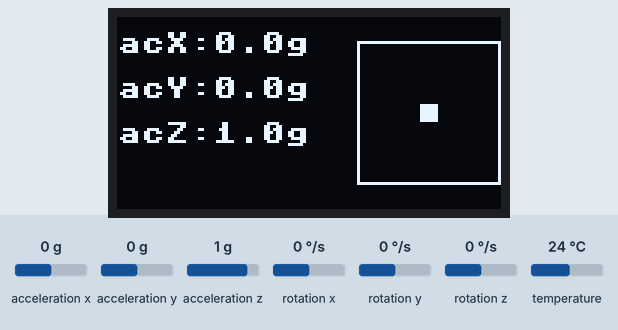
The program below on a simulated ESP32 board running MicroPython. Shown: 128×64 one-colour display. The test bench sets the inputs (shaded band); at power-on: acceleration x 0 g, acceleration y 0 g, acceleration z 1 g, rotation x 0 °/s, rotation y 0 °/s, rotation z 0 °/s, temperature 24 °C.

Above: at 1.2 s.
1.3 s: acceleration x set to -1.4 g
At 2.5 s:
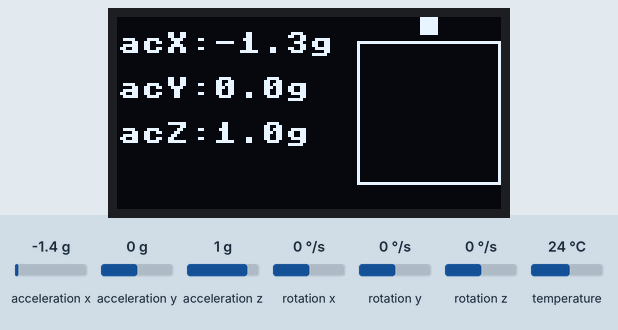
2.8 s: acceleration y set to -1.4 g
At 3.2 s:
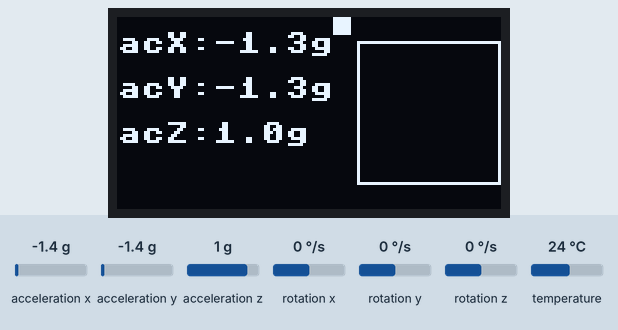
4.3 s: acceleration z set to -1.4 g
At 4.9 s:
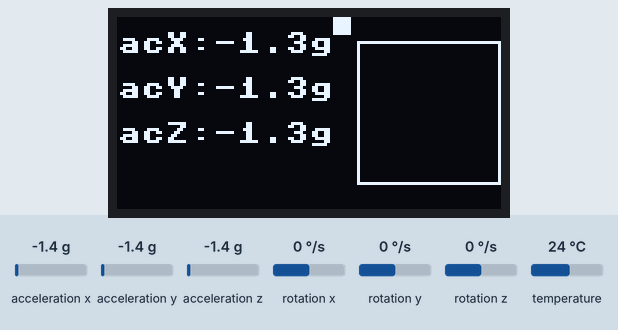
5.8 s: acceleration x set to -0.8 g
At 6.5 s:
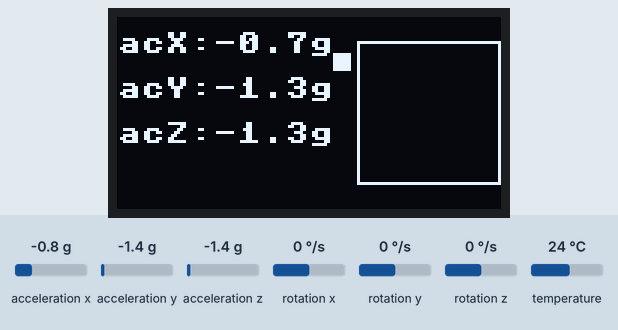
Timing chart, 0 to 8.3 s (numbered marks = the images above; inputs shaded):
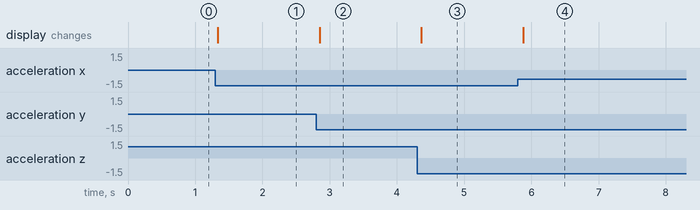

The program:

main.py
```python
from machine import Pin, I2C
import utime
from ssd1306 import SSD1306_I2C
from mpu6050 import MPU6050


i2c = I2C(0, sda=Pin(7), scl=Pin(6), freq=400000)
oled = SSD1306_I2C(128, 64, i2c)
imu = MPU6050(i2c)

BLOCK_SIZE = 6
AREA_SIZE = 48
AREA_X = 80
AREA_Y = 8
MOVE_SPAN = AREA_SIZE-BLOCK_SIZE

while True:
    v = imu.get_values()
    acX = v['AcX']/16384.0
    acY = v['AcY']/16384.0
    acZ = v['AcZ']/16384.0
    coorY = int((acX+1)*0.5*MOVE_SPAN)
    coorX = int((acY+1)*0.5*MOVE_SPAN)
    # 清空屏幕
    oled.fill(0)
    oled.text("acX:"+str(acX)[0:4]+"g", 0, 5)
    oled.text("acY:"+str(acY)[0:4]+"g", 0, 20)
    oled.text("acZ:"+str(acZ)[0:4]+"g", 0, 35)
    oled.rect(80, 8, 48, 48, 1)
    oled.fill_rect(AREA_X+coorX, AREA_Y+coorY, BLOCK_SIZE, BLOCK_SIZE, 1)
    oled.show()
    utime.sleep(0.05)
```

Measured:
- after the input at 1.3 s, the display: changes at once (image 1)
- after the input at 2.8 s, the display: changes after 0.05 s (image 2)
- after the input at 4.3 s, the display: changes after 0.06 s (image 3)
- after the input at 5.8 s, the display: changes after 0.08 s (image 4)
